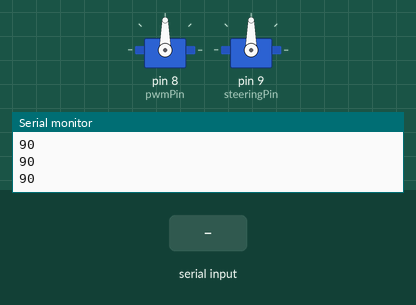
Recording of a sketch running on a simulated Arduino Uno, built with avr-gcc and run on an emulated ATmega328P. Shown: 2 × servo, the last lines printed to the serial monitor. The inputs (shaded band) are chosen by the test bench.

Above: at 4.5 s.
4.6 s: "p" received over Serial
At 5.5 s:
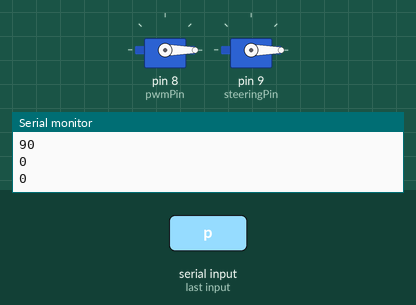
6.1 s: "s" received over Serial
At 6.4 s:
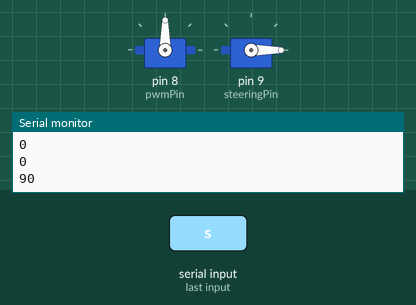
7.6 s: "r" received over Serial
At 8.0 s:
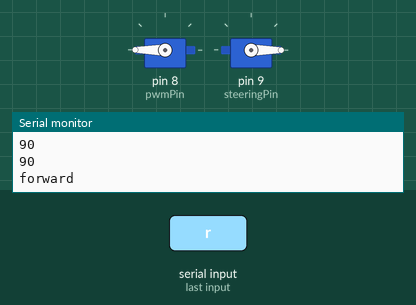
10.6 s: "r" received over Serial
Timing chart, 0 to 16.1 s (numbered marks = the images above; inputs shaded):
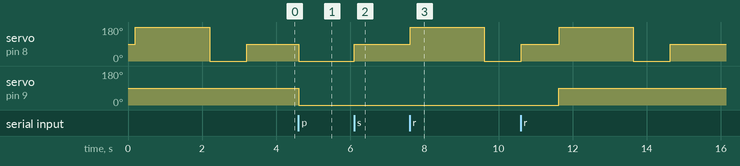

The sketch:

esc_test.ino
```cpp
// (licence header left out)
#include <Servo.h>

Servo esc;
Servo steering;

int pos = 90;
int steer = 90;
int cnt = 0;
constexpr int incr {5};
//int incr = 5;

// Adafruit QT Py controller -----------------------------
// SCK / A8 / D8 - Hardware SPI clock pin.
// Also analog/digital GPIO 8. Can act as PWM output.
constexpr int pwmPin {8}; // D8/SCK

// MI / A9 / D9 -  Hardware SPI MISO microcontroller
// in serial out pin. Also analog/digital GPIO 9. Can
// act as PWM output.
constexpr int steeringPin {9};

void reboot(){
    /*
     * So we need to sync up the ESC with our
     * controller. First forward full throttle
     * and then full reverse so the ESC knows
     * what our limits are.
     */
    Serial.println("forward");
    esc.write(180);
    delay(2000);

    Serial.println("reverse");
    esc.write(0);
    delay(1000);

    Serial.println("stop");
    esc.write(90);
}

void setup() {
    Serial.begin(9600);
    delay(100);

    esc.attach(pwmPin);
    delay(100);
    reboot();

    steering.attach(steeringPin);
    delay(100);

}

int pwmLimit(const int val){
    return val >= 180 ? 180 : val <= 0 ? 0 : val;
}
// auto pwmLimit = [](const int val){return val >= 180 ? 180 : val <= 0 ? 0 : val;};
// #define pwmLimit(val)(val >= 180 ? 180 : val <= 0 ? 0 : val)

void loop() {
    // serial ascii input
    if (Serial.available() > 0) {
        int inByte = Serial.read();

        if (inByte == 'a') { // add
            pos = pwmLimit(pos + incr);
        }
        else if (inByte == 'd') { // decrease
            pos = pwmLimit(pos - incr);
        }
        else if (inByte == 's') { // stop
            pos = 90;
        }
        else if (inByte == 'p') { // pwm
            // p,motor,steering
            inByte = Serial.read();
            pos = pwmLimit(inByte);
            inByte = Serial.read();
            steer = pwmLimit(inByte);
        }
        else if (inByte == 'r') { // reboot
            pos = 90;
            steer = 90;
            reboot();
            delay(1000);
        }
    }

    // debug print out
    if ((cnt++ % 25) == 0){
        Serial.println(pos);  // ascii print
        // cnt = 0;
    }

    esc.write(pos);
    steering.write(steer);
    delay(20); // 50Hz

}
```

Measured:
- after the input at 4.6 s, servo on pin 8 (pwmPin), servo on pin 9 (steeringPin): 90° → 0° at once
- after the input at 6.1 s, servo on pin 8 (pwmPin): 0° → 90° at once
- after the input at 7.6 s, servo on pin 8 (pwmPin): 90° → 180° at once, → 0° 2.0 s later
